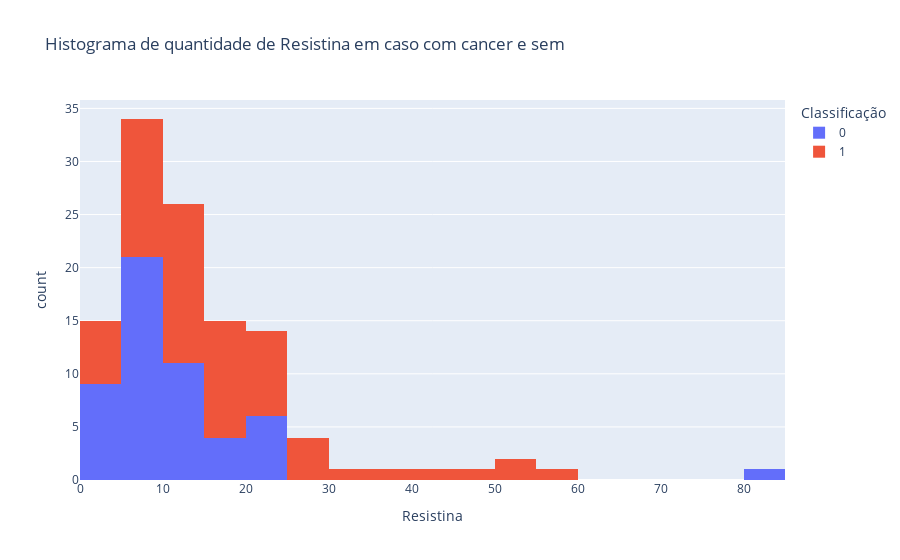

Notebook source saved alongside this figure:
### Markdown cell above
Como podemos ver como HOMA é  resistência a insulina, então o caso é refrente a questão anterior de insulina.

### Code cell
px.histogram(df_cancer,x='Resistin',color='Classification',
title= 'Histograma de quantidade de Resistina em caso com cancer e sem',
labels={'Classification':'Classificação','Resistin':'Resistina'})

### Figure 1 — Plotly figure (JSON) as saved in the notebook; plotly's stock layout.template omitted (floating-point values rounded to 4 significant figures)
{"data": [{"alignmentgroup": "True", "bingroup": "x", "hovertemplate": "Classificação=0<br>Resistina=%{x}<br>count=%{y}<extra></extra>", "legendgroup": "0", "marker": {"color": "#636efa", "pattern": {"shape": ""}}, "name": "0", "offsetgroup": "0", "orientation": "v", "showlegend": true, "type": "histogram", "x": [7.996, 4.064, 9.277, 12.77, 10.58, 10.32, 12.94, 5.104, 6.284, 7.091, 6.92, 4.58, 5.14, 6.85, 9.35, 7.64, 3.32, 13.68, 6.702, 17.1, 9.154, 5.626, 24.6, 16.44, 10.19, 8.704, 11.78, 23.38, 22.04, 15.72, 22.32, 10.26, 21.44, 6.71, 10.38, 4.207, 3.292, 82.1, 20.25, 17.26, 8.044, 8.416, 7.577, 11.79, 4.299, 6.705, 4.497, 4.664, 4.53, 9.614, 8.494, 11.77], "xaxis": "x", "yaxis": "y"}, {"alignmentgroup": "True", "bingroup": "x", "hovertemplate": "Classificação=1<br>Resistina=%{x}<br>count=%{y}<extra></extra>", "legendgroup": "1", "marker": {"color": "#EF553B", "pattern": {"shape": ""}}, "name": "1", "offsetgroup": "1", "orientation": "v", "showlegend": true, "type": "histogram", "x": [23.03, 28.03, 23.12, 12.07, 17.38, 13.74, 5.571, 10.7, 15.74, 15.7, 22.94, 11.55, 8.205, 5.263, 10.34, 13.91, 13.56, 4.62, 7.84, 5.31, 3.21, 4.82, 5.68, 16.1, 7.165, 38.65, 24.37, 27.83, 31.69, 29.56, 10.16, 42.74, 53.67, 19.46, 16.11, 55.22, 53.63, 13.97, 17.56, 19.95, 24.25, 5.768, 11.5, 20.77, 23.03, 26.01, 49.24, 16.49, 18.36, 14.92, 20.47, 14.77, 9.954, 6.892, 15.56, 8.89, 4.19, 11.73, 5.06, 10.96, 7.32, 10.33, 3.27, 4.35], "xaxis": "x", "yaxis": "y"}], "layout": {"barmode": "relative", "legend": {"title": {"text": "Classificação"}, "tracegroupgap": 0}, "title": {"text": "Histograma de quantidade de Resistina em caso com cancer e sem"}, "xaxis": {"anchor": "y", "domain": [0, 1], "title": {"text": "Resistina"}}, "yaxis": {"anchor": "x", "domain": [0, 1], "title": {"text": "count"}}}}
